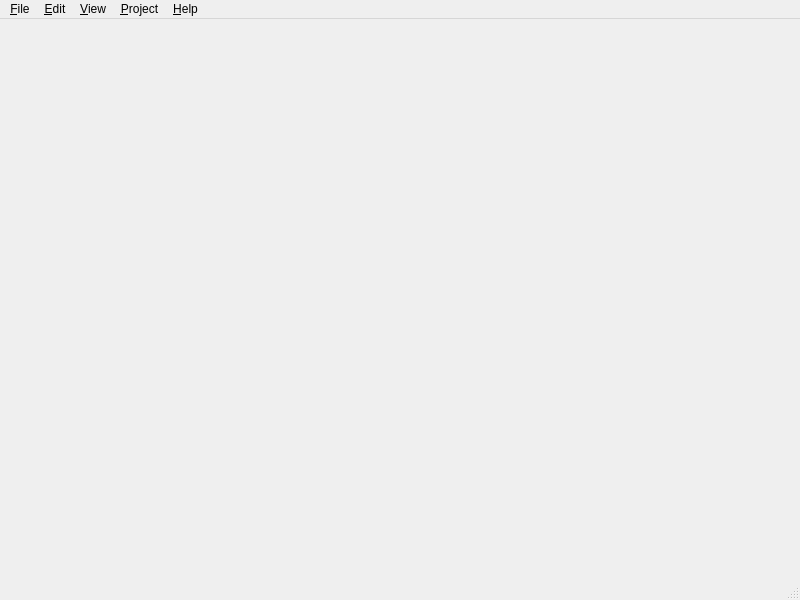
<?xml version="1.0" encoding="UTF-8"?>
<ui version="4.0">
 <class>MainWindow</class>
 <widget class="QMainWindow" name="MainWindow">
  <property name="geometry">
   <rect>
    <x>0</x>
    <y>0</y>
    <width>800</width>
    <height>600</height>
   </rect>
  </property>
  <property name="windowTitle">
   <string>MainWindow</string>
  </property>
  <property name="windowIcon">
   <iconset resource="qt.qrc">
    <normaloff>:/images/main.ico</normaloff>:/images/main.ico</iconset>
  </property>
  <widget class="QWidget" name="centralWidget"/>
  <widget class="QMenuBar" name="menuBar">
   <property name="geometry">
    <rect>
     <x>0</x>
     <y>0</y>
     <width>800</width>
     <height>18</height>
    </rect>
   </property>
   <widget class="QMenu" name="menu_File">
    <property name="title">
     <string>&amp;File</string>
    </property>
    <widget class="QMenu" name="menuImport">
     <property name="title">
      <string>Import</string>
     </property>
     <addaction name="actionDirectory_As_Project"/>
    </widget>
    <widget class="QMenu" name="menuExport">
     <property name="title">
      <string>Export</string>
     </property>
    </widget>
    <addaction name="action_New"/>
    <addaction name="action_Open"/>
    <addaction name="actionClose_Project"/>
    <addaction name="separator"/>
    <addaction name="action_Save"/>
    <addaction name="actionSave_As"/>
    <addaction name="separator"/>
    <addaction name="menuImport"/>
    <addaction name="menuExport"/>
    <addaction name="separator"/>
    <addaction name="actionExit"/>
    <addaction name="separator"/>
   </widget>
   <widget class="QMenu" name="menu_View">
    <property name="title">
     <string>&amp;View</string>
    </property>
    <addaction name="actionToolBar"/>
    <addaction name="actionStatusBar"/>
    <addaction name="separator"/>
    <addaction name="actionShow_File_Column"/>
   </widget>
   <widget class="QMenu" name="menu_Help">
    <property name="title">
     <string>&amp;Help</string>
    </property>
    <addaction name="action_About"/>
    <addaction name="actionSuggestion"/>
   </widget>
   <widget class="QMenu" name="menu_Edit">
    <property name="title">
     <string>&amp;Edit</string>
    </property>
    <addaction name="action_Undo"/>
    <addaction name="action_Redo"/>
    <addaction name="separator"/>
    <addaction name="action_Cut"/>
    <addaction name="actionCopy"/>
    <addaction name="actionPaste"/>
    <addaction name="separator"/>
    <addaction name="actionSelect_All"/>
    <addaction name="separator"/>
    <addaction name="action_Replace"/>
    <addaction name="actionReplace_In_Files"/>
   </widget>
   <widget class="QMenu" name="menu_Project">
    <property name="title">
     <string>&amp;Project</string>
    </property>
    <addaction name="action_Compile"/>
    <addaction name="action_Run"/>
    <addaction name="separator"/>
    <addaction name="action_Property"/>
   </widget>
   <addaction name="menu_File"/>
   <addaction name="menu_Edit"/>
   <addaction name="menu_View"/>
   <addaction name="menu_Project"/>
   <addaction name="menu_Help"/>
  </widget>
  <widget class="QStatusBar" name="statusBar"/>
  <action name="action_New">
   <property name="text">
    <string>&amp;New</string>
   </property>
   <property name="shortcut">
    <string>Ctrl+N</string>
   </property>
  </action>
  <action name="action_Open">
   <property name="text">
    <string>&amp;Open</string>
   </property>
   <property name="shortcut">
    <string>Ctrl+O</string>
   </property>
  </action>
  <action name="actionClose_Project">
   <property name="text">
    <string>Close &amp;Project</string>
   </property>
  </action>
  <action name="actionClose_All">
   <property name="text">
    <string>&amp;Close All</string>
   </property>
  </action>
  <action name="action_Save_Project">
   <property name="text">
    <string>&amp;Save Project</string>
   </property>
   <property name="shortcut">
    <string>Ctrl+S</string>
   </property>
  </action>
  <action name="actionCo_mpile">
   <property name="text">
    <string>Co&amp;mpile...</string>
   </property>
   <property name="shortcut">
    <string>F6</string>
   </property>
  </action>
  <action name="actionDecompile">
   <property name="text">
    <string>&amp;Decompile...</string>
   </property>
  </action>
  <action name="actionChm_Information">
   <property name="text">
    <string>Chm &amp;Information</string>
   </property>
  </action>
  <action name="actionPr_eference">
   <property name="text">
    <string>Pr&amp;eference</string>
   </property>
   <property name="shortcut">
    <string>Ctrl+P</string>
   </property>
  </action>
  <action name="actionExit">
   <property name="text">
    <string>E&amp;xit</string>
   </property>
   <property name="shortcut">
    <string>Ctrl+Q</string>
   </property>
  </action>
  <action name="actionToolBar">
   <property name="checkable">
    <bool>true</bool>
   </property>
   <property name="checked">
    <bool>true</bool>
   </property>
   <property name="text">
    <string>ToolBar</string>
   </property>
  </action>
  <action name="actionStatusBar">
   <property name="checkable">
    <bool>true</bool>
   </property>
   <property name="checked">
    <bool>true</bool>
   </property>
   <property name="text">
    <string>StatusBar</string>
   </property>
  </action>
  <action name="actionCompiled_Help_File">
   <property name="text">
    <string>Compiled Help File...</string>
   </property>
  </action>
  <action name="actionHTML_Help_Message">
   <property name="text">
    <string>HTML Help Message</string>
   </property>
  </action>
  <action name="action_About">
   <property name="text">
    <string>&amp;About</string>
   </property>
  </action>
  <action name="action_Option">
   <property name="text">
    <string>&amp;Preference</string>
   </property>
  </action>
  <action name="action_Compile">
   <property name="text">
    <string>&amp;Compile</string>
   </property>
   <property name="shortcut">
    <string>F6</string>
   </property>
  </action>
  <action name="action_Build">
   <property name="text">
    <string>&amp;Build</string>
   </property>
  </action>
  <action name="action_Undo">
   <property name="text">
    <string>&amp;Undo</string>
   </property>
   <property name="shortcut">
    <string>Ctrl+Z</string>
   </property>
  </action>
  <action name="action_Redo">
   <property name="text">
    <string>&amp;Redo</string>
   </property>
   <property name="shortcut">
    <string>Ctrl+R</string>
   </property>
  </action>
  <action name="actionPr_eference_2">
   <property name="text">
    <string>&amp;Find</string>
   </property>
  </action>
  <action name="action_Run">
   <property name="text">
    <string>&amp;Run</string>
   </property>
   <property name="shortcut">
    <string>F5</string>
   </property>
  </action>
  <action name="action_Property">
   <property name="text">
    <string>&amp;Properties</string>
   </property>
   <property name="shortcut">
    <string>Ctrl+P</string>
   </property>
  </action>
  <action name="action_Import">
   <property name="text">
    <string>&amp;Import</string>
   </property>
   <property name="shortcut">
    <string>Ctrl+I</string>
   </property>
  </action>
  <action name="action_Cut">
   <property name="text">
    <string>&amp;Cut</string>
   </property>
   <property name="shortcut">
    <string>Ctrl+X</string>
   </property>
  </action>
  <action name="actionCopy">
   <property name="text">
    <string>Copy</string>
   </property>
   <property name="shortcut">
    <string>Ctrl+C</string>
   </property>
  </action>
  <action name="actionPaste">
   <property name="text">
    <string>Paste</string>
   </property>
   <property name="shortcut">
    <string>Ctrl+V</string>
   </property>
  </action>
  <action name="actionDelete">
   <property name="text">
    <string>Delete</string>
   </property>
   <property name="shortcut">
    <string>Ctrl+D</string>
   </property>
  </action>
  <action name="actionSelect_All">
   <property name="text">
    <string>Select All</string>
   </property>
   <property name="shortcut">
    <string>Ctrl+A</string>
   </property>
  </action>
  <action name="action_Replace">
   <property name="text">
    <string>&amp;Find/Replace</string>
   </property>
   <property name="shortcut">
    <string>Ctrl+F</string>
   </property>
  </action>
  <action name="actionClean">
   <property name="text">
    <string>Clean Project</string>
   </property>
  </action>
  <action name="action_Save">
   <property name="text">
    <string>&amp;Save</string>
   </property>
   <property name="shortcut">
    <string>Ctrl+S</string>
   </property>
  </action>
  <action name="actionSave_All">
   <property name="text">
    <string>Save All</string>
   </property>
  </action>
  <action name="actionReplace_In_Files">
   <property name="text">
    <string>Replace In Files</string>
   </property>
  </action>
  <action name="actionSuggestion">
   <property name="text">
    <string>Suggestion to us</string>
   </property>
  </action>
  <action name="actionDirectory_As_Project">
   <property name="text">
    <string>Directory As Project</string>
   </property>
  </action>
  <action name="actionSave_As">
   <property name="text">
    <string>Save As...</string>
   </property>
  </action>
  <action name="actionShow_File_Column">
   <property name="checkable">
    <bool>true</bool>
   </property>
   <property name="text">
    <string>Show File Column</string>
   </property>
  </action>
  <action name="actionTo_PDF">
   <property name="text">
    <string>To PDF</string>
   </property>
  </action>
 </widget>
 <layoutdefault spacing="6" margin="11"/>
 <resources>
  <include location="qt.qrc"/>
 </resources>
 <connections/>
</ui>
